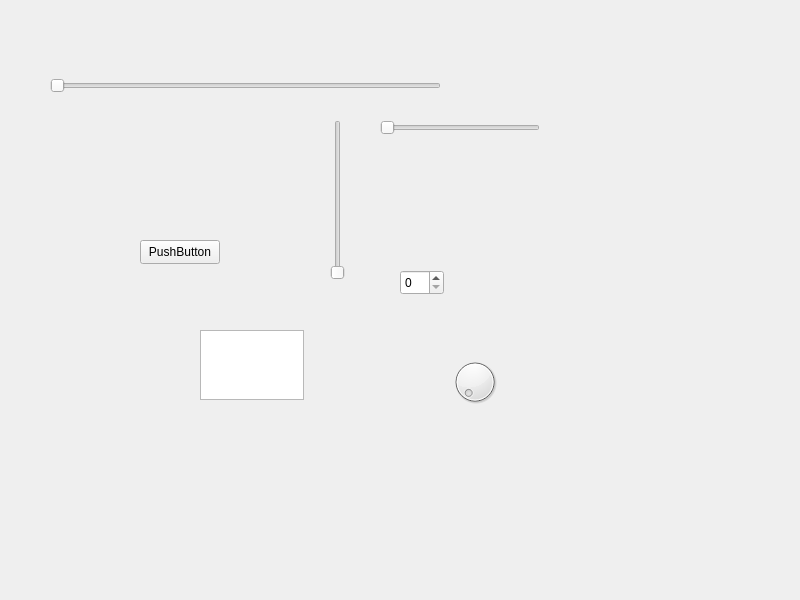
<?xml version="1.0" encoding="UTF-8"?>
<ui version="4.0">
 <class>Widget</class>
 <widget class="QWidget" name="Widget">
  <property name="geometry">
   <rect>
    <x>0</x>
    <y>0</y>
    <width>800</width>
    <height>600</height>
   </rect>
  </property>
  <property name="windowTitle">
   <string>Widget</string>
  </property>
  <widget class="QSlider" name="temp">
   <property name="geometry">
    <rect>
     <x>50</x>
     <y>50</y>
     <width>391</width>
     <height>71</height>
    </rect>
   </property>
   <property name="minimum">
    <number>40</number>
   </property>
   <property name="maximum">
    <number>60</number>
   </property>
   <property name="singleStep">
    <number>10</number>
   </property>
   <property name="orientation">
    <enum>Qt::Horizontal</enum>
   </property>
  </widget>
  <widget class="QPushButton" name="pushButton">
   <property name="geometry">
    <rect>
     <x>140</x>
     <y>240</y>
     <width>80</width>
     <height>24</height>
    </rect>
   </property>
   <property name="text">
    <string>PushButton</string>
   </property>
  </widget>
  <widget class="QTextEdit" name="textEdit">
   <property name="geometry">
    <rect>
     <x>200</x>
     <y>330</y>
     <width>104</width>
     <height>70</height>
    </rect>
   </property>
  </widget>
  <widget class="QSpinBox" name="spinBox">
   <property name="geometry">
    <rect>
     <x>400</x>
     <y>270</y>
     <width>44</width>
     <height>25</height>
    </rect>
   </property>
  </widget>
  <widget class="QDial" name="dial">
   <property name="geometry">
    <rect>
     <x>450</x>
     <y>350</y>
     <width>50</width>
     <height>64</height>
    </rect>
   </property>
  </widget>
  <widget class="QSlider" name="temperature">
   <property name="geometry">
    <rect>
     <x>380</x>
     <y>120</y>
     <width>160</width>
     <height>16</height>
    </rect>
   </property>
   <property name="minimum">
    <number>10</number>
   </property>
   <property name="maximum">
    <number>50</number>
   </property>
   <property name="orientation">
    <enum>Qt::Horizontal</enum>
   </property>
  </widget>
  <widget class="QSlider" name="verticalSlider">
   <property name="geometry">
    <rect>
     <x>330</x>
     <y>120</y>
     <width>16</width>
     <height>160</height>
    </rect>
   </property>
   <property name="orientation">
    <enum>Qt::Vertical</enum>
   </property>
  </widget>
 </widget>
 <resources/>
 <connections/>
</ui>
